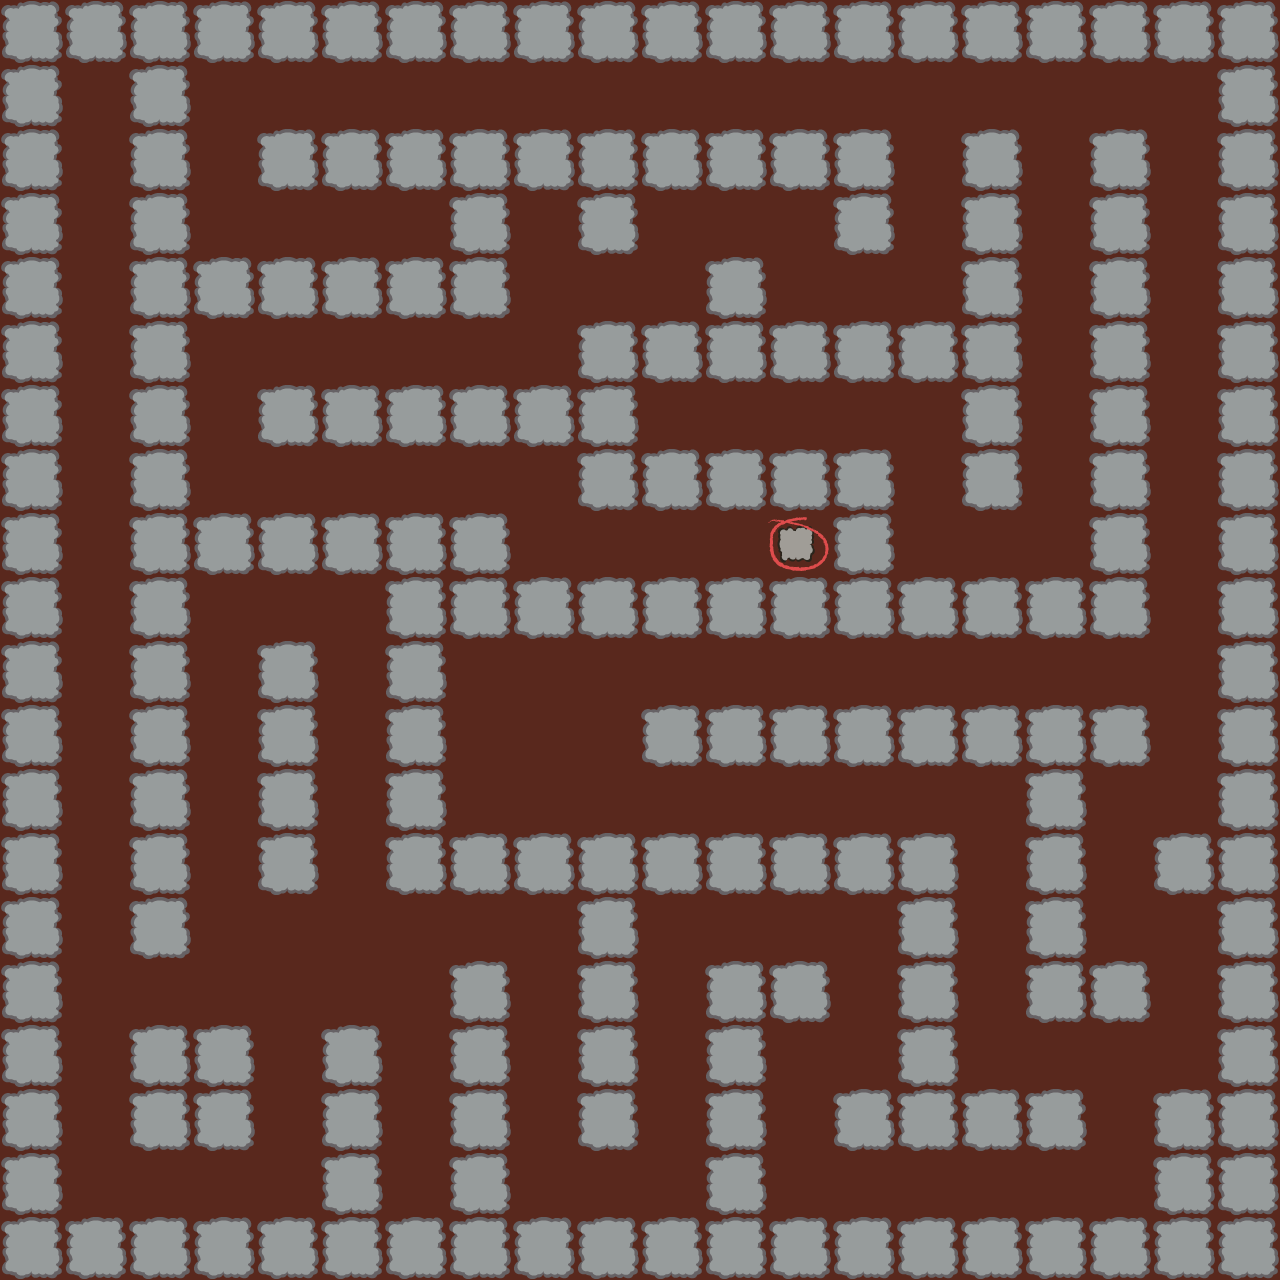

A 2D game scene composited from a Tiled map and its tileset images. What follows is a short description and the map's XML, with every tile layer's data as written:
An orthogonal 20x20 tile map with 64x64 px tiles, 3 tile layers (floor, wall, objects).

<map version="1.5" tiledversion="1.6.0" orientation="orthogonal" renderorder="right-down" width="20" height="20" tilewidth="64" tileheight="64" infinite="0" nextlayerid="6" nextobjectid="1">
 <tileset firstgid="1" name="ground" tilewidth="64" tileheight="64" tilecount="3" columns="0">
  <grid orientation="orthogonal" width="1" height="1" />
  <tile id="4">
   <image width="64" height="64" source="../textures/dirtexit.png" />
  </tile>
  <tile id="6">
   <properties>
    <property name="collision" type="bool" value="true" />
   </properties>
   <image width="64" height="64" source="../textures/dirtwall.png" />
  </tile>
  <tile id="7">
   <image width="64" height="64" source="../textures/dirtfloor.png" />
  </tile>
 </tileset>
 <layer id="3" name="floor" width="20" height="20" locked="1">
  <data encoding="csv">
8,8,8,8,8,8,8,8,8,8,8,8,8,8,8,8,8,8,8,8,
8,8,8,8,8,8,8,8,8,8,8,8,8,8,8,8,8,8,8,8,
8,8,8,8,8,8,8,8,8,8,8,8,8,8,8,8,8,8,8,8,
8,8,8,8,8,8,8,8,8,8,8,8,8,8,8,8,8,8,8,8,
8,8,8,8,8,8,8,8,8,8,8,8,8,8,8,8,8,8,8,8,
8,8,8,8,8,8,8,8,8,8,8,8,8,8,8,8,8,8,8,8,
8,8,8,8,8,8,8,8,8,8,8,8,8,8,8,8,8,8,8,8,
8,8,8,8,8,8,8,8,8,8,8,8,8,8,8,8,8,8,8,8,
8,8,8,8,8,8,8,8,8,8,8,8,8,8,8,8,8,8,8,8,
8,8,8,8,8,8,8,8,8,8,8,8,8,8,8,8,8,8,8,8,
8,8,8,8,8,8,8,8,8,8,8,8,8,8,8,8,8,8,8,8,
8,8,8,8,8,8,8,8,8,8,8,8,8,8,8,8,8,8,8,8,
8,8,8,8,8,8,8,8,8,8,8,8,8,8,8,8,8,8,8,8,
8,8,8,8,8,8,8,8,8,8,8,8,8,8,8,8,8,8,8,8,
8,8,8,8,8,8,8,8,8,8,8,8,8,8,8,8,8,8,8,8,
8,8,8,8,8,8,8,8,8,8,8,8,8,8,8,8,8,8,8,8,
8,8,8,8,8,8,8,8,8,8,8,8,8,8,8,8,8,8,8,8,
8,8,8,8,8,8,8,8,8,8,8,8,8,8,8,8,8,8,8,8,
8,8,8,8,8,8,8,8,8,8,8,8,8,8,8,8,8,8,8,8,
8,8,8,8,8,8,8,8,8,8,8,8,8,8,8,8,8,8,8,8
</data>
 </layer>
 <layer id="2" name="wall" width="20" height="20">
  <properties>
   <property name="collide" type="bool" value="true" />
  </properties>
  <data encoding="csv">
7,7,7,7,7,7,7,7,7,7,7,7,7,7,7,7,7,7,7,7,
7,0,7,0,0,0,0,0,0,0,0,0,0,0,0,0,0,0,0,7,
7,0,7,0,7,7,7,7,7,7,7,7,7,7,0,7,0,7,0,7,
7,0,7,0,0,0,0,7,0,7,0,0,0,7,0,7,0,7,0,7,
7,0,7,7,7,7,7,7,0,0,0,7,0,0,0,7,0,7,0,7,
7,0,7,0,0,0,0,0,0,7,7,7,7,7,7,7,0,7,0,7,
7,0,7,0,7,7,7,7,7,7,0,0,0,0,0,7,0,7,0,7,
7,0,7,0,0,0,0,0,0,7,7,7,7,7,0,7,0,7,0,7,
7,0,7,7,7,7,7,7,0,0,0,0,0,7,0,0,0,7,0,7,
7,0,7,0,0,0,7,7,7,7,7,7,7,7,7,7,7,7,0,7,
7,0,7,0,7,0,7,0,0,0,0,0,0,0,0,0,0,0,0,7,
7,0,7,0,7,0,7,0,0,0,7,7,7,7,7,7,7,7,0,7,
7,0,7,0,7,0,7,0,0,0,0,0,0,0,0,0,7,0,0,7,
7,0,7,0,7,0,7,7,7,7,7,7,7,7,7,0,7,0,7,7,
7,0,7,0,0,0,0,0,0,7,0,0,0,0,7,0,7,0,0,7,
7,0,0,0,0,0,0,7,0,7,0,7,7,0,7,0,7,7,0,7,
7,0,7,7,0,7,0,7,0,7,0,7,0,0,7,0,0,0,0,7,
7,0,7,7,0,7,0,7,0,7,0,7,0,7,7,7,7,0,7,7,
7,0,0,0,0,7,0,7,0,0,0,7,0,0,0,0,0,0,7,7,
7,7,7,7,7,7,7,7,7,7,7,7,7,7,7,7,7,7,7,7
</data>
 </layer>
 <layer id="5" name="objects" width="20" height="20" locked="1">
  <data encoding="csv">
0,0,0,0,0,0,0,0,0,0,0,0,0,0,0,0,0,0,0,0,
0,0,0,0,0,0,0,0,0,0,0,0,0,0,0,0,0,0,0,0,
0,0,0,0,0,0,0,0,0,0,0,0,0,0,0,0,0,0,0,0,
0,0,0,0,0,0,0,0,0,0,0,0,0,0,0,0,0,0,0,0,
0,0,0,0,0,0,0,0,0,0,0,0,0,0,0,0,0,0,0,0,
0,0,0,0,0,0,0,0,0,0,0,0,0,0,0,0,0,0,0,0,
0,0,0,0,0,0,0,0,0,0,0,0,0,0,0,0,0,0,0,0,
0,0,0,0,0,0,0,0,0,0,0,0,0,0,0,0,0,0,0,0,
0,0,0,0,0,0,0,0,0,0,0,0,5,0,0,0,0,0,0,0,
0,0,0,0,0,0,0,0,0,0,0,0,0,0,0,0,0,0,0,0,
0,0,0,0,0,0,0,0,0,0,0,0,0,0,0,0,0,0,0,0,
0,0,0,0,0,0,0,0,0,0,0,0,0,0,0,0,0,0,0,0,
0,0,0,0,0,0,0,0,0,0,0,0,0,0,0,0,0,0,0,0,
0,0,0,0,0,0,0,0,0,0,0,0,0,0,0,0,0,0,0,0,
0,0,0,0,0,0,0,0,0,0,0,0,0,0,0,0,0,0,0,0,
0,0,0,0,0,0,0,0,0,0,0,0,0,0,0,0,0,0,0,0,
0,0,0,0,0,0,0,0,0,0,0,0,0,0,0,0,0,0,0,0,
0,0,0,0,0,0,0,0,0,0,0,0,0,0,0,0,0,0,0,0,
0,0,0,0,0,0,0,0,0,0,0,0,0,0,0,0,0,0,0,0,
0,0,0,0,0,0,0,0,0,0,0,0,0,0,0,0,0,0,0,0
</data>
 </layer>
</map>
